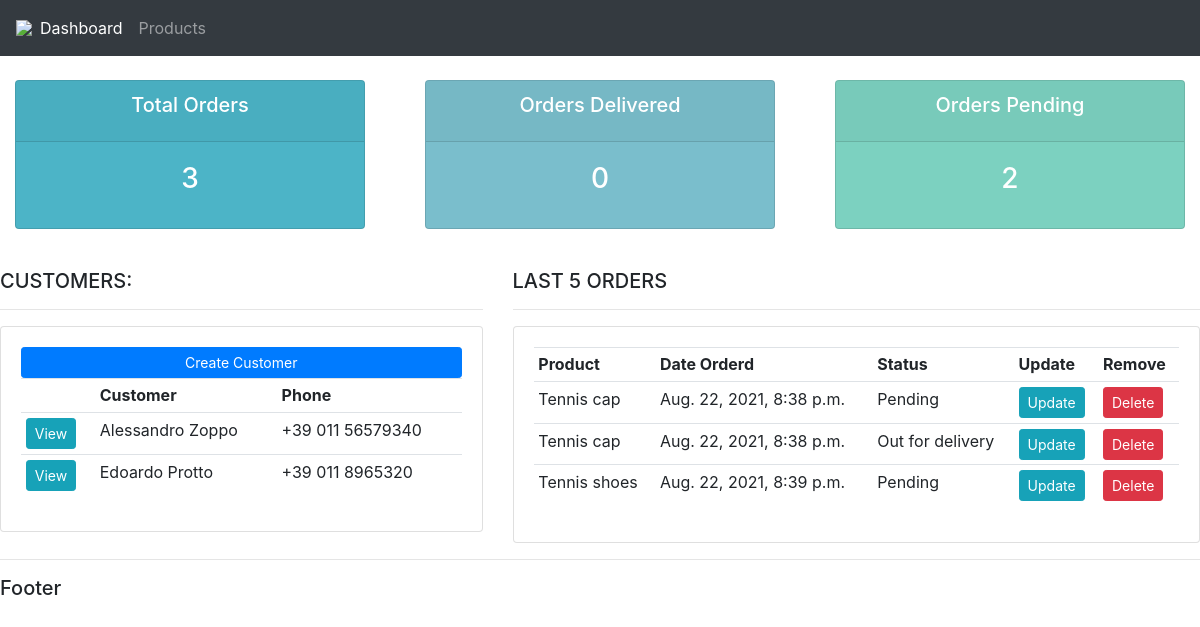
/, run on an earlier commit of the app's database.
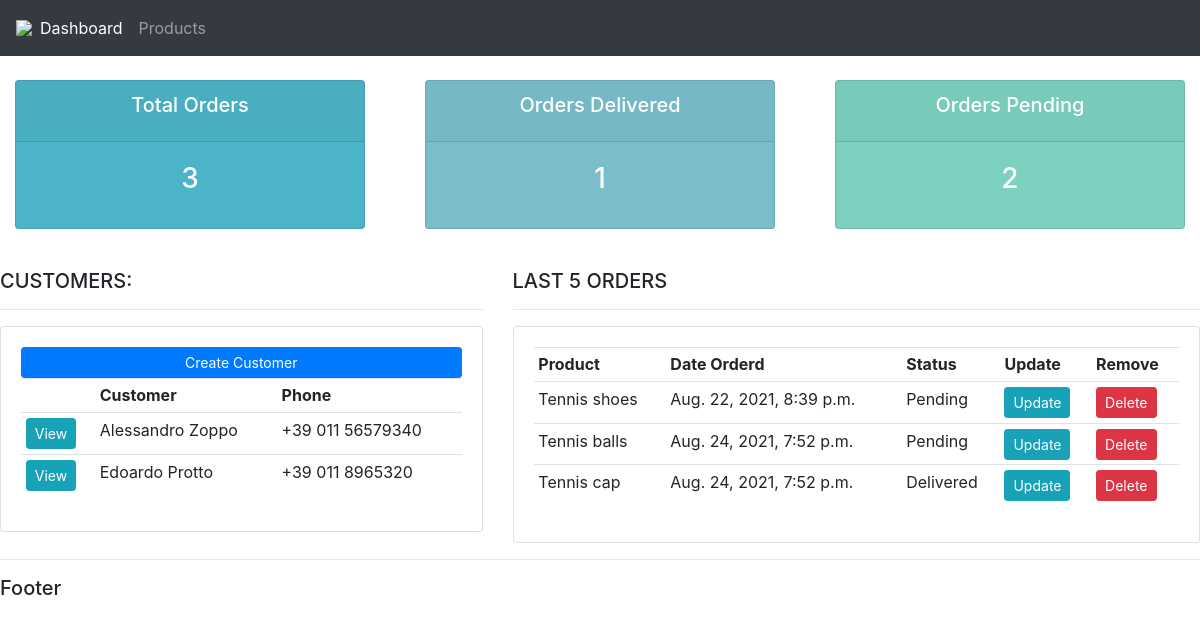
And on a later commit of the database.
### accounts/models.py (models this page shows, shortened)
class Customer(models.Model):
    name = models.CharField(max_length=200, null=True)     # String
    phone = models.CharField(max_length=200, null=True, blank=True)     # String
    address = models.CharField(max_length=200, null=True, blank=True)   # String
    email = models.CharField(max_length=200, null=True)     # String
    date_created = models.DateTimeField(auto_now_add=True)  # Timestamp

class Order(models.Model):
    STATUS = (
        ('Pending','Pending'),
        ('Out for delivery','Out for delivery'),
        ('Delivered','Delivered')
    )
    customer = models.ForeignKey(Customer, null=True, on_delete = models.SET_NULL)
    product = models.ForeignKey(Product, null=True, on_delete=models.SET_NULL)
    date_created = models.DateTimeField(auto_now_add=True)  # Timestamp
    status = models.CharField(max_length=200, null=True, choices=STATUS)     # String with dropdown choices
    notes = models.CharField(max_length=200, null=True)

class Product(models.Model):
    CATEGORY = (
        ('Hardware','Hardware'),
        ('Software','Software'),
    )
    name = models.CharField(max_length=200, null=True)     # String
    price = models.FloatField(null=True)                    # Float
    category = models.CharField(max_length=200, null=True, choices=CATEGORY)     # String
    description = models.CharField(max_length=200, null=True, blank=True)     # String, can be blank
    date_created = models.DateTimeField(auto_now_add=True)  # Timestamp
    tag = models.ManyToManyField(Tag)
    def __str__(self):
        return self.name

### accounts/views.py (the view)
# urls.py: path('', views.home, name="home"),
def home(request):
    orders = Order.objects.all()
    customers = Customer.objects.all()
    total_customers = customers.count()
    total_orders = orders.count()
    delivered_orders = orders.filter(status='Delivered').count()
    pending_orders = orders.filter(status='Pending').count()
    context = {
        'orders':orders,
        'customers':customers,
        'total_orders':total_orders,
        'delivered_orders':delivered_orders,
        'pending_orders':pending_orders
    }
    return render(request, 'accounts/dashboard.html', context)

### accounts/templates/accounts/dashboard.html
{% extends 'accounts/main.html' %}
{% block content %}
{% include 'accounts/status.html' %}
<br>
<div class="row">
	<div class="col-md-5">
		<h5>CUSTOMERS:</h5>
		<hr>
		<div class="card card-body">
			<a class="btn btn-primary btn-sm btn-block" href="">Create Customer</a>
			<table class="table table-sm">
				<tr>
					<th></th>
					<th>Customer</th>
					<th>Phone</th>
					{% for customer in customers %}
					<tr>
						<td><a href="{% url 'customer' customer.id %}" class="btn btn-sm btn-info">View</a></td>
						<td>{{ customer.name }}</td>
						<td>{{ customer.phone }}</td>
					</tr>
					{% endfor %}
				</tr>
			</table>
		</div>
	</div>
	<div class="col-md-7">
		<h5>LAST 5 ORDERS</h5>
		<hr>
		<div class="card card-body">
			<table class="table table-sm">
				<tr>
					<th>Product</th>
					<th>Date Orderd</th>
					<th>Status</th>
					<th>Update</th>
					<th>Remove</th>
					{% for order in orders %}
						<tr>
							<td>{{ order.product }}</td>
							<td>{{ order.date_created}}</td>
							<td>{{ order.status}}</td>
							<td><a class="btn btn-sm btn-info" href="{% url 'update_order' order.id %}">Update</a></td>
							<td><a class="btn btn-sm btn-danger" href="{% url 'delete_order' order.id %}">Delete</a></td>
						</tr>
					{% endfor %}
				</tr>
			</table>
		</div>
	</div>
</div>
{% endblock %}

### accounts/templates/accounts/main.html (shortened to what this page needs)
{% load static %}
<!DOCTYPE html>
<html>
    <head>
        <link rel="stylesheet" href="https://maxcdn.bootstrapcdn.com/bootstrap/4.0.0/css/bootstrap.min.css">
        <link rel="stylesheet" type="text/css" href="{% static '/css/main.css' %}">
    </head>
    <body>
        {% include 'accounts/navbar.html' %}
        {% block content %}
        {% endblock %}
        <hr>
        <h5>Footer</h5>
    </body>
</html>

### accounts/templates/accounts/navbar.html (shortened to what this page needs)
{% load static %}
<nav class="navbar navbar-expand-lg navbar-dark bg-dark">
  <img src="{% static 'images/logo.png' %}"
    <div class="collapse navbar-collapse" id="navbarNav">
      <ul class="navbar-nav">
        <li class="nav-item active">
          <a class="nav-link" href="{% url 'home' %}">Dashboard</a>
        </li>
        <li class="nav-item">
          <a class="nav-link" href="{% url 'products' %}">Products</a>
        </li>
      </ul>
    </div>
  </nav>

### accounts/templates/accounts/status.html
<br>
<div class="row">
	<div class="col">
		<div class="col-md">
			<div class="card text-center text-white  mb-3" id="total-orders">
			  	<div class="card-header">
			  		<h5 class="card-title">Total Orders</h5>
			  	</div>
			  	<div class="card-body">
			    	<h3 class="card-title">{{ total_orders }}</h3>
			  	</div>
			</div>
		</div>
	</div>
	<div class="col">
		<div class="col-md">
			<div class="card text-center text-white  mb-3" id="orders-delivered">
			  	<div class="card-header">
			  		<h5 class="card-title">Orders Delivered</h5>
			  	</div>
			  	<div class="card-body">
			    	<h3 class="card-title">{{ delivered_orders}}</h3>
			  	</div>
			</div>
		</div>
	</div>
	<div class="col">
		<div class="col-md">
			<div class="card text-center text-white  mb-3" id="orders-pending">
			  	<div class="card-header">
			  		<h5 class="card-title">Orders Pending</h5>
			  	</div>
			  	<div class="card-body">
			    	<h3 class="card-title">{{ pending_orders }}</h3>
			  	</div>
			</div>
		</div>
	</div>
</div>

### static/css/main.css (style rules this page uses)
#total-orders { background-color: #4cb4c7; }
#orders-delivered { background-color: #7abecc; }
#orders-pending { background-color: #7cd1c0; }

What changed in the data, as far as the page shows it:
removed Order: product "Tennis cap", date_created "Aug. 22, 2021, 8:38 p.m.", status "Pending"
removed Order: product "Tennis cap", date_created "Aug. 22, 2021, 8:38 p.m.", status "Out for delivery"
added Order: product "Tennis balls", date_created "Aug. 24, 2021, 7:52 p.m.", status "Pending"
added Order: product "Tennis cap", date_created "Aug. 24, 2021, 7:52 p.m.", status "Delivered"
Also different on the page:
{{ delivered_orders }}: "0" → "1"
